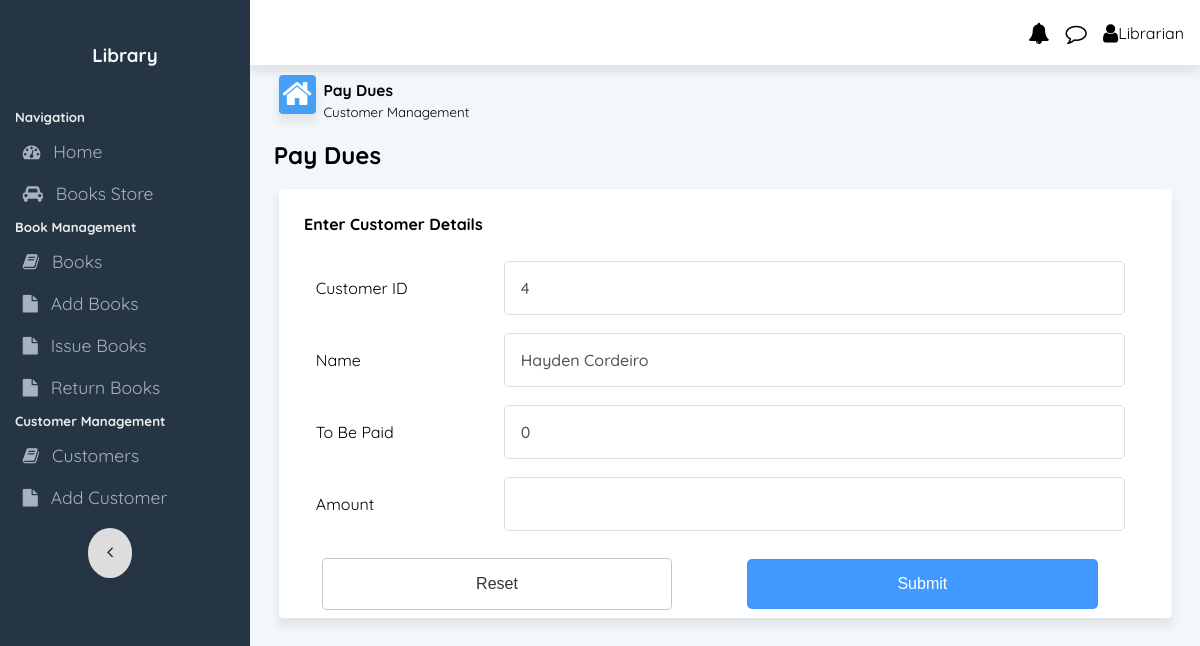
Screenshot of /customers/pay/4 with the database file from the repository.
### app.py (models this page shows, shortened)
class Customer(db.Model):
    __tablename__ = 'customer'
    cust_id=db.Column(db.Integer, primary_key=True,autoincrement=True)
    name=db.Column(db.String(255), nullable=False)
    debt = db.Column(db.Integer, nullable=False, default=0)
    total_trans = db.Column(db.Integer, nullable=False, default=0)

### app.py (the view)
@app.route('/customers/pay/<int:id>', methods=['GET', 'POST'])
def pay_dues(id):
    cust = Customer.query.filter_by(cust_id=id).first()
    if request.method=='POST':
        due=int(request.form['due'])
        cust.debt -= due
        db.session.commit()
        return redirect('/customers')
    else:
        return render_template('pay_dues.html',cust=cust)

### templates/pay_dues.html (shortened to what this page needs)
{% extends 'base.html' %}
{% block body %}
<div class="content-area">
    <div class="flexContainer" id="dashboardLineContainer">
        <div class="flex-40 dashboardLine">
            <i class="fa fa-home fa-2x" style="float: left;" id="homeIcon"></i>
            <div style="margin-bottom: 0;margin-top: 0;">
                <h3 style="margin-bottom: 0;margin-top: 2px;"><small>Pay Dues</small> </h3>
                <p style="margin-bottom: 0;margin-top: 0;"><small>Customer Management</small> </p>
            </div>
        </div>
    </div>
</div>
<h2 style="margin: 1% 2.5% 1% 2.5%;">Pay Dues</h2>
<div class="cardRow2 tablecard">
    <form method="POST">
        <h4>Enter Customer Details</h4>
        <table id="addTeacherTable">
            <tr>
                <td style="width: 20%;"><label class="formLabel">Customer ID</label></td>
                <td style="width: 60%;"><input type="text" name="cust_id" id="cust_id" value="{{cust.cust_id}}" disabled aria-disabled="true"
                        class="formInput"></td>
            </tr>
            <tr>
                <td style="width: 20%;"><label class="formLabel">Name</label></td>
                <td style="width: 60%;"><input type="text" name="name" id="name" value="{{cust.name}}" disabled aria-disabled="true"
                        class="formInput"></td>
            </tr>
            <tr>
                <td style="width: 20%;"><label class="formLabel">To Be Paid</label></td>
                <td style="width: 60%;"><input type="text" name="debt" id="debt" value="{{cust.debt}}" disabled aria-disabled="true"
                        class="formInput"></td>
            </tr>
            <tr>
                <td style="width: 20%;"><label class="formLabel">Amount</label></td>
                <td style="width: 60%;"><input type="text" name="due" id="due"
                        class="formInput"></td>
            </tr>
                <td colspan="2"></td>
        </table>
        <input type="reset" class="dropbtn2" value="Reset"
            style="background-color: #fff;border: 1px solid rgba(0, 0, 0, 0.225);color: #333;">
        <input type="submit" class="dropbtn2" value="Submit">
    </form>
</div>
{% endblock %}

### static/css/style.css (style rules this page uses)
* { -webkit-tap-highlight-color: transparent; }
html { height: 100%; }
body { background-color: #f2f7fb; margin: 0; height: 100%; font-family: "Quicksand", sans-serif; -webkit-touch-callout: none; -webkit-user-select: none; -khtml-user-select: none; -moz-user-select: none; -ms-user-select: none; user-select: none; }
.flexContainer { width: 100%; display: flex; flex-wrap: wrap; justify-content: center; align-content: center; }
#dashboardLineContainer { justify-content: flex-start; margin-left: 2%; }
.verticalFlexItem h1, h2, h3, h4, h5, h6 { margin: 2%; }
.flex-40 { flex: 0 0 40%; margin: 1%; }
#homeIcon { background-color: #449ff5; color: white; box-shadow: 0px 7px 9px 1px rgba(224, 228, 231, 1); border-radius: 0.25rem; margin-right: 2%; padding: 1%; }
.dashboardLine { margin: 1%; align-content: center; justify-content: left; justify-self: flex-start; }
.cardRow2 { grid-area: header; justify-content: space-between; align-items: center; margin-left: 3%; margin-right: 3%; margin-top: 2%; }
.cardRow2.tablecard { background-color: #ffff; box-shadow: 0px 7px 9px 1px rgba(224, 228, 231, 1); padding: 0.5rem; border-radius: 0.25rem; grid-area: header; justify-content: space-between; align-items: center; }
.cardRow2 { grid-area: main; padding-left: 3%; }
#attendanceTable th, td { text-align: left; padding: 8px; text-align: center; }
#attendanceTable2 th, td { text-align: left; padding: 8px; text-align: center; }
.attendance_form_table th, td { border-bottom: 1px solid #dee2e6; padding: 1% 0; }
.formInput { font-family: "Quicksand", sans-serif; font-weight: 500; font-size: 16px; padding: 16px; border: 1px solid #ddd; background-color: rgba(0, 0, 0, 0); outline: none; border-radius: 5px; width: 100%; }
.formLabel { padding: 0 5%; }
#addTeacherTable { width: 90%; margin-left: 2%; }
#addTeacherTable th, td { text-align: left; padding: 1% 0; border: none; }
.dropbtn2 { background-color: #4099ff; color: white; padding: 16px; font-size: 16px; border: none; cursor: pointer; border-radius: 5px; min-width: 160px; width: 40%; margin: 0 4%; }

### rows the page displays
Customer: cust_id "4", name "Hayden Cordeiro", debt "0"
